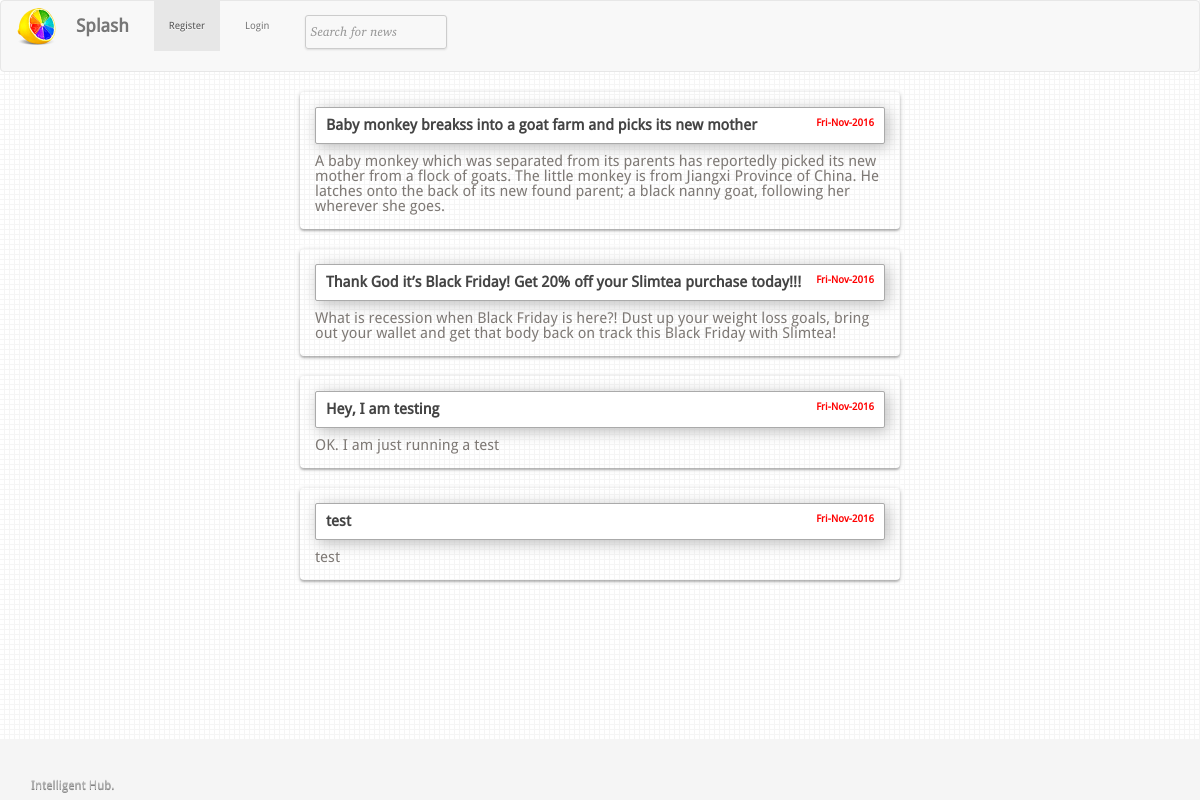
The page / on the database its author committed.
### tables this page shows
CREATE TABLE IF NOT EXISTS `bolu_post` (
  `id` int(11) NOT NULL,
  `email` varchar(1000) NOT NULL,
  `title` varchar(1000) NOT NULL,
  `content` varchar(1000) NOT NULL,
  `date_time` varchar(1000) NOT NULL
);

### application/controllers/news.php (called while the page is built, shortened)
<?php
class News extends CI_Controller
{
	public function __construct()
    {
		$this->load->helper('form');
		$this->load->helper('url');
        $this->load->model('news_model');
    }
	 public function index()
		{
			$news=$this->news_model->get_news();
			$data['title']="BLOG CONTENT";
			$data['status']="blog_data";
			$data['news']=$news;
			$this->load->view('templates/header', $data);
			$this->load->view('news', $data);
			$this->load->view('templates/footer');
		}
}

### index.php (called while the page is built, shortened)
<?php
require_once BASEPATH.'core/CodeIgniter.php';

### application/models/news_model.php (called while the page is built, shortened)
<?php
class News_model extends CI_Model {
	public function get_news($slug=FALSE)
	{
			if($slug === FALSE)
			{
				$query=$this->db->get("bolu_post");
				return $query->result_array();
			}
			$query=$this->db->get_where('bolu_post',array('slug'=>$slug));
			return $query->row_array();
	}
}

### application/views/news.php (the view, shortened to what this page needs)
<?php
	if(is_array($news))
	{
				foreach($news as $news_data){
					echo '<div class="form-2" style="width:50%; margin-left:auto;margin-right:auto; margin-top:20px;">';
					echo '<div class="legend" style="padding:10px;">'.$news_data['title'].
					'<div style="font-weight:none;float:right;font-size:10px;color:red;">'.$news_data['date_time'].'</div></div>';
					echo	'<div style="margin-top:10px;">'.$news_data['content'].'</div></div>';
				}
	}
?>

### application/views/templates/header.php (shortened to what this page needs)
<html>
<head>
<link rel="stylesheet" href="<?=CSS;?>tipsy.css"  type="text/css"  />
<link rel="stylesheet" href="<?=CSS;?>bootstrap.min.css"  type="text/css"  />
<link rel="stylesheet" href="<?=CSS;?>index.css"  type="text/css"  />
<link rel="stylesheet" href="<?=CSS;?>sticky-footer-navbar.css"  type="text/css"  />
<link rel="stylesheet" href="<?=CSS;?>custom-theme/jquery-ui-1.9.2.custom.css"  type="text/css"  />
</head>
<body>
<nav class="navbar navbar-default">
  <div class="container-fluid">
    <div class="navbar-header">
      <a class="navbar-brand" href="<?=URL;?>" style="font-weight:bolder;">
      <img src="<?=URL;?>/assets/images/80x80.png" style="float:left;width:40px;margin-top:-10px; margin-right:20px;"/>Splash</a>
    </div>
    <div class="collapse navbar-collapse" id="bs-example-navbar-collapse-1">
      <ul class="nav navbar-nav">
        <?php
		if(isset($_SESSION['login']))
		{
			if($_SESSION['login']=='yes')
			{
			 ?>
              <li class="active"><a href="<?=URL.'post/';?>">New Post</a></li>
             <?php
			}
			else
			{
			 ?>
			  <li class="active"><a href="<?=URL.'register/';?>">Register</a></li>
			 <li><a href="<?=URL.'login/';?>">Login</a></li>
			 <?php
			}
		}
		else
		{
		 ?>
          <li class="active"><a href="<?=URL.'register/';?>">Register</a></li>
         <li><a href="<?=URL.'login/';?>">Login</a></li>
         <?php
		}
		?>
      </ul>
      <form class="navbar-form navbar-left" role="search">
        <div class="form-group">
          <input type="text" class="form-control" placeholder="Search for news" style="width:100%;">
        </div>
      </form>
    </div>
  </div>
</nav>

### application/views/templates/footer.php
 <footer class="footer">
      <div class="container">
        <p class="text-muted">Intelligent Hub.</p>
      </div>
    </footer>
</body>
</html>

### assets/css/index.css (style rules this page uses)
html, body, div, span, applet, object, iframe, h1, h2, h3, h4, h5, h6, p, blockquote, pre, a, acronym, address, big, cite, code, del, dfn, em, font, img, ins, kbd, q, s, samp, small, strike, strong, tt, var, b, u, i, center, dl, dt, dd, ol, ul, li, fieldset, label, legend { margin: 0px; padding: 0px; border: 0px none; outline: 0px none; vertical-align: baseline; background: none repeat scroll 0% 0% transparent; }
body { line-height: 1; }
ol, ul { list-style: none outside none; }
body, .forms fieldset, .forms fieldset .text-input, .forms fieldset .text-area, #commentform input, #commentform textarea { font-family: 'DroidSansRegular',sans-serif ! important; }
.footer p, .team h4 span, .items .overlay em, h3.title span, .sidebox .tagcloud, .sidebox .tagcloud a, .content .meta span, .jta-tweet-attributes, em.moderation { font-size: 12px ! important; }
p, ul li, ol li, .form-container .response, .forms fieldset .text-input, .forms fieldset .text-area, forms label, #commentform input, #commentform textarea { font-size: 10px ! important; }
p { line-height: 12px ! important; }
body { background: url('../images/grids.gif') repeat scroll left top rgb(242, 242, 242); text-shadow: 0px 1px rgba(255, 255, 255, 0.75); }
.footer { text-shadow: 0px 1px rgba(0, 0, 0, 0.5); }
input, textarea { text-shadow: inherit; }
html, body { height: 100%; }
body { background-color: rgb(246, 246, 246); font-family: 'ApparatusSILRegular',Palatino,'Palatino Linotype',serif; color: rgb(94, 94, 94); }
.footer { width: 90%; margin: 0px auto; padding: 15px 0px; height: 26px; overflow: hidden; }
.footer p { font-size: 13px; padding: 4px 0px 0px 1px; float: left; color: rgb(178, 178, 178); }
p { color: white; }
a { color: rgb(173, 96, 105); text-decoration: none; transition: all 200ms ease-in 0s; }
img { display: block; }
ul { line-height: 24px; padding-bottom: 20px; }
ul li { padding: 0px 0px 0px 10px; font-size: 15px; }
body, .forms fieldset, .forms fieldset .text-input, .forms fieldset .text-area, #commentform input, #commentform textarea { font-family: "ApparatusSILRegular",Palatino,"Palatino Linotype",serif; font-size: 15px; }
.form-2 { padding: 15px; position: relative; border-radius: 4px; color: #7e7975; box-shadow: 0 2px 2px rgba(0,0,0,0.2), 0 1px 5px rgba(0,0,0,0.2), 0 0 0 5px rgba(255,255,255,0.4); }
.legend { font-weight: bold; color: #444; text-align:left; border-radius:2px; -moz-border-radius:2px; -webkit-border-radius:2px; border:1px solid #aaa; background-color: #fff; -moz-box-shadow:3px 3px 15px #bbb; -webkit-box-shadow:3px 3px 15px #bbb; box-shadow:3px 3px 15px #bbb; }
input[type=text],input[type=password] { border-radius:5px; -moz-border-radius:5px; -webkit-border-radius:5px; box-shadow:0 1px 2px #ddd; -moz-box-shadow:0 1px 2px #ddd; -webkit-box-shadow:0 1px 2px #ddd; background:url(../images/input_bg.gif); border:1px solid #aaa; color:#555555; padding:7px; margin:6px; font-family: 'ApparatusSILItalic',Palatino,'Palatino Linotype',serif; }

### assets/css/sticky-footer-navbar.css (style rules this page uses)
html { position: relative; min-height: 100%; }
body { margin-bottom: 60px; }
.footer { position: absolute; bottom: 0; width: 100%; height: 60px; background-color: #f5f5f5; }
.container .text-muted { margin: 20px 0; }
.footer > .container { padding-right: 15px; padding-left: 15px; }

### rows shown on the page
bolu_post: title "Baby monkey breakss into a goat farm and picks its new mother", date_time "Fri-Nov-2016", content "A baby monkey which was separated from its parents has reportedly picked its new mother from a flock of goats. The little monkey is from Jiangxi Province of China. He latches onto the back of its new found parent; a black nanny goat, following her wherever she goes."
bolu_post: title "Thank God it’s Black Friday! Get 20% off your Slimtea purchase today!!!", date_time "Fri-Nov-2016", content "What is recession when Black Friday is here?! Dust up your weight loss goals, bring out your wallet and get that body back on track this Black Friday with Slimtea!"
bolu_post: title "Hey, I am testing", date_time "Fri-Nov-2016", content "OK. I am just running a test"
bolu_post: title "test", date_time "Fri-Nov-2016", content "test"
